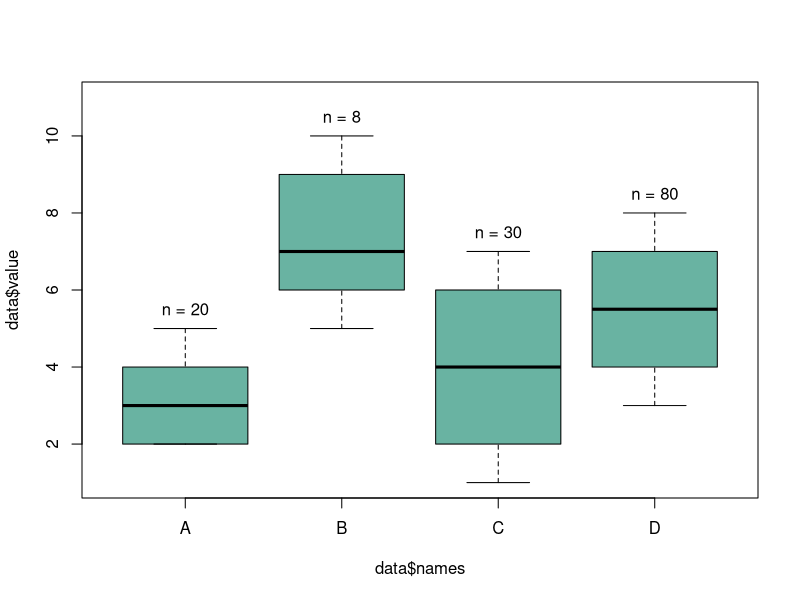

Write the R code that produced this figure. (Note: this script raises an error after producing the figure.)
## ---- chunk 1
knitr::opts_chunk$set( warning=FALSE, message=FALSE)
## ---- chunk 2
# Dummy data
names <- c(rep("A", 20) , rep("B", 8) , rep("C", 30), rep("D", 80))
value <- c( sample(2:5, 20 , replace=T) , sample(4:10, 8 , replace=T), 
       sample(1:7, 30 , replace=T), sample(3:8, 80 , replace=T) )
data <- data.frame(names,value)
 
# Draw the boxplot. Note result is also stored in a object called boundaries
boundaries <- boxplot(data$value ~ data$names , col="#69b3a2" , ylim=c(1,11))
# Now you can type boundaries$stats to get the boundaries of the boxes

# Add sample size on top
nbGroup <- nlevels(factor(data$names))
text( 
  x=c(1:nbGroup), 
  y=boundaries$stats[nrow(boundaries$stats),] + 0.5, 
  paste("n = ",table(data$names),sep="")  
)
## ---- chunk 3
htmltools::includeHTML("htmlChunkRelatedDistribution.html")
